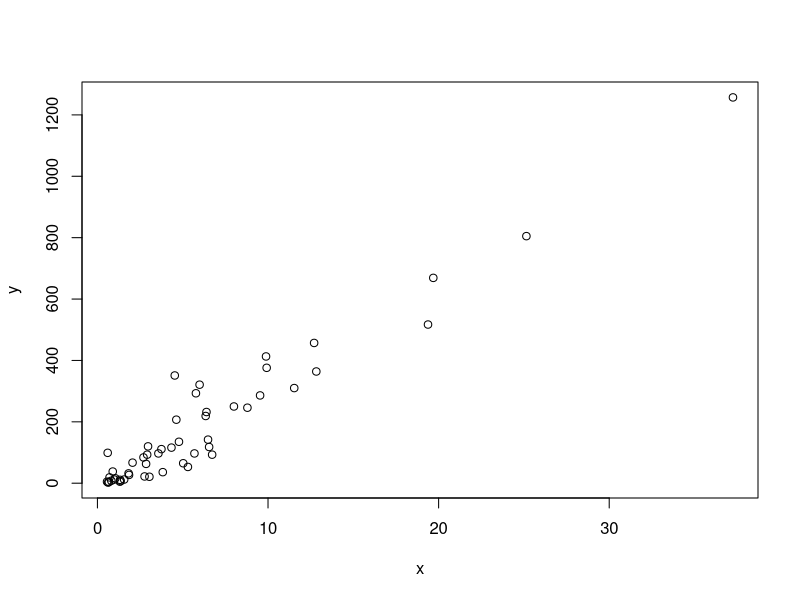
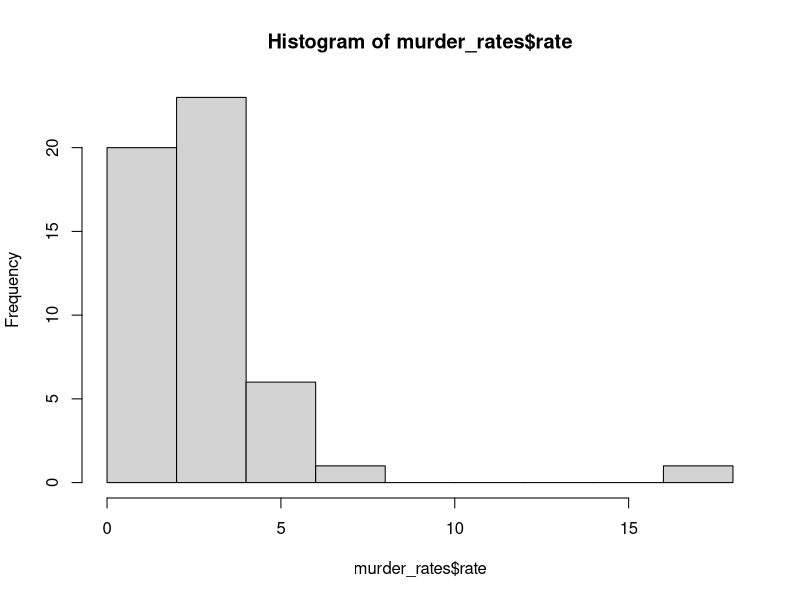
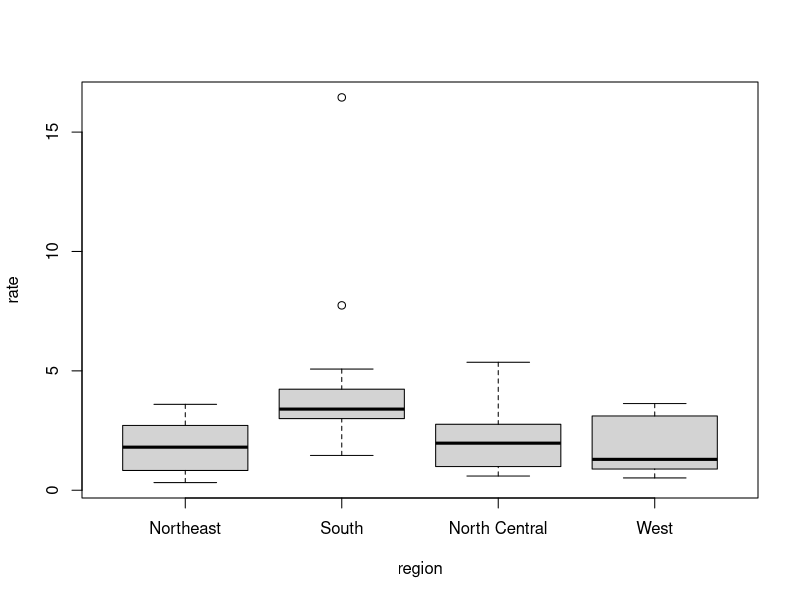
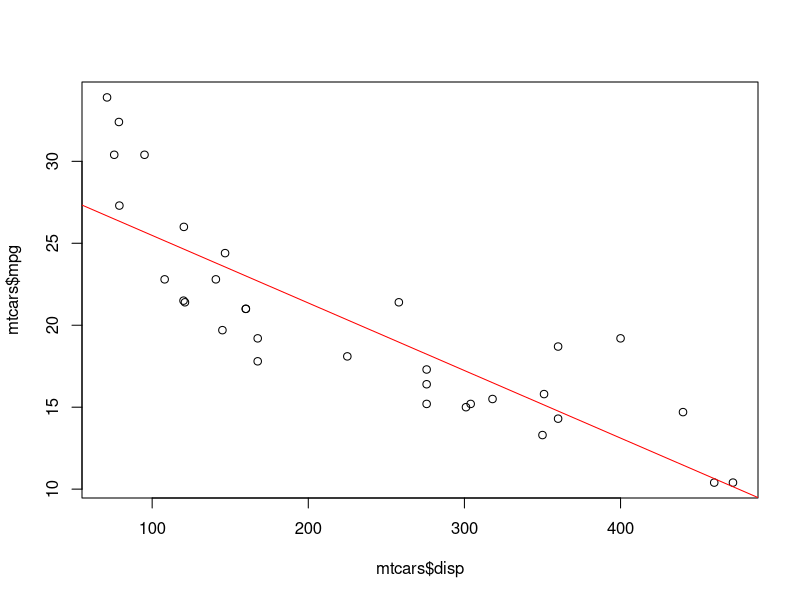

Here is the R script that generated these plots, in order:
## ---- chunk 1
#| echo: true
library(dplyr)
library(dslabs)
data("murders")

head(murders)
## ---- chunk 2
#| echo: true
library(dplyr)
library(dslabs)
data("murders")

# adding a column with mutate
murders <- mutate(murders, rate = total / population * 100000)
head(murders)
## ---- chunk 3
#| echo: true
#| code-line-numbers: "6"
library(dplyr)
library(dslabs)
data("murders")

# adding a column with mutate
murders <- mutate(murders, rate = total / population * 100000)
head(murders, 2)
## ---- chunk 4
#| echo: true
murders <- mutate(murders, rate = total / population * 100000)
head(murders, 2)
## ---- chunk 5
#| echo: true
params <- c("total", "population")
df <- mutate(murders, rate = !!sym(params[1]) / !!sym(params[2]) * 100000)
head(df, 2)
## ---- chunk 6
#| echo: true
# subsetting with filter
filtered_murders <- filter(murders, rate <= 0.71)
head(filtered_murders)
## ---- chunk 7
#| echo: true
# subsetting with filter
south_west <- c("South", "West")
filtered_murders <- filter(murders, region %in% south_west)
head(filtered_murders)
## ---- chunk 8
#| echo: true
# selecting columns with select
new_table <- select(murders, state, region, rate)
head(new_table)
## ---- chunk 9
#| echo: true
# selecting all columns except specified ones
new_table <- select(murders, -state, -region)
head(new_table)
## ---- chunk 10
#| echo: true
# using the pipe
murders %>% 
  select(state, region, rate) %>%
  filter(rate <= 0.71) %>%
  head()
## ---- chunk 11
#| echo: true
# a simple scatterplot of total murders versus population
x <- murders$population / 10^6
y <- murders$total
plot(x, y)
## ---- chunk 12
#| echo: true
# a histogram of murder rates
murder_rates <- mutate(murders, rate = total / population * 100000)
hist(murder_rates$rate)
## ---- chunk 13
#| echo: true
# boxplots of murder rates by region
boxplot(rate~region, data = murder_rates)
## ---- chunk 14
#| echo: true
murder_summary <- murder_rates %>%
  filter(region == "West") %>%
  summarize(minimum = min(rate),
            median = median(rate),
            maximum = max(rate))
murder_summary
## ---- chunk 15
#| echo: true
murder_summary <- murder_rates %>%
  filter(region == "West") %>%
  summarize(minimum = min(rate),
            median = median(rate),
            maximum = max(rate))
murder_summary
## ---- chunk 16
#| echo: true
# average rate unadjusted by population size
mean(murders$rate)
## ---- chunk 17
#| echo: true
# average rate adjusted by population size
us_murder_rate <- murders %>% 
  summarize(rate = sum(total) / sum(population) * 10^5)
us_murder_rate
## ---- chunk 18
#| echo: true
# average rate adjusted by population size
us_murder_rate <- murders %>% 
  summarize(rate = sum(total) / sum(population) * 10^5) %>%
  pull(rate)
us_murder_rate
## ---- chunk 19
#| echo: true
# average rate adjusted by population size
us_murder_rate <- murders %>% 
  summarize(rate = sum(total) / sum(population) * 10^5) %>%
  .$rate
us_murder_rate
## ---- chunk 20
#| echo: true

fit <- mtcars %>%
	lm(mpg ~ disp, data = .)

plot(mtcars$disp, mtcars$mpg)
abline(fit, col = "red")
## ---- chunk 21
#| echo: true
# group by region
murders %>% group_by(region)
## ---- chunk 22
#| echo: true
# summarize after grouping
murders %>% 
  group_by(region) %>%
  summarize(median = median(rate))
## ---- chunk 23
#| echo: true
murders <- mutate(murders, rate = total / population * 10^5)
## ---- chunk 24
#| echo: true
murders <- mutate(murders, rate = total / population * 10^5)

# order the states by population size
murders %>% arrange(population) %>% head()
## ---- chunk 25
#| echo: true
murders <- mutate(murders, rate = total / population * 10^5)

# order the states by murder rate - the default is ascending order
murders %>% arrange(rate) %>% head()
## ---- chunk 26
#| echo: true
murders <- mutate(murders, rate = total / population * 10^5)

# order the states by murder rate in descending order
murders %>% arrange(desc(rate)) %>% head()
## ---- chunk 27
#| echo: true
murders <- mutate(murders, rate = total / population * 10^5)

# order the states by region and then by murder rate within region
murders %>% arrange(region, rate)
## ---- chunk 28
#| echo: true
murders <- mutate(murders, rate = total / population * 10^5)

# return the top 10 states ranked by murder rate, sorted by murder rate
murders %>% arrange(desc(rate)) %>% head(10)
## ---- chunk 29
#| echo: true
data(gapminder)
head(gapminder, 3)
## ---- chunk 30
#| echo: true
top5_countries <- gapminder %>%
  filter(year == 2012) %>% 
  arrange(desc(population)) %>% 
  head(5) %>%
  pull(country)
top5_countries
## ---- chunk 31
#| echo: true
gapminder %>%
  filter(country == "Germany", year == 1989) %>%
  mutate(dollars_per_day = gdp/population/365) %>%
  pull()
## ---- chunk 32
#| echo: true
gapminder %>%
  filter(year==2012, country %in% c("Turkey", "Argentina", "South Korea", "Georgia", "Thailand", "Australia")) %>%
  arrange(infant_mortality) %>%
  select(country, infant_mortality)
## ---- chunk 33
#| echo: true
gapminder %>%
  filter(year %in% 2000:2009) %>%
  group_by(region) %>%
  summarise(med_life_exp = median(life_expectancy)) %>%
  arrange(med_life_exp) %>%
  head(6)
